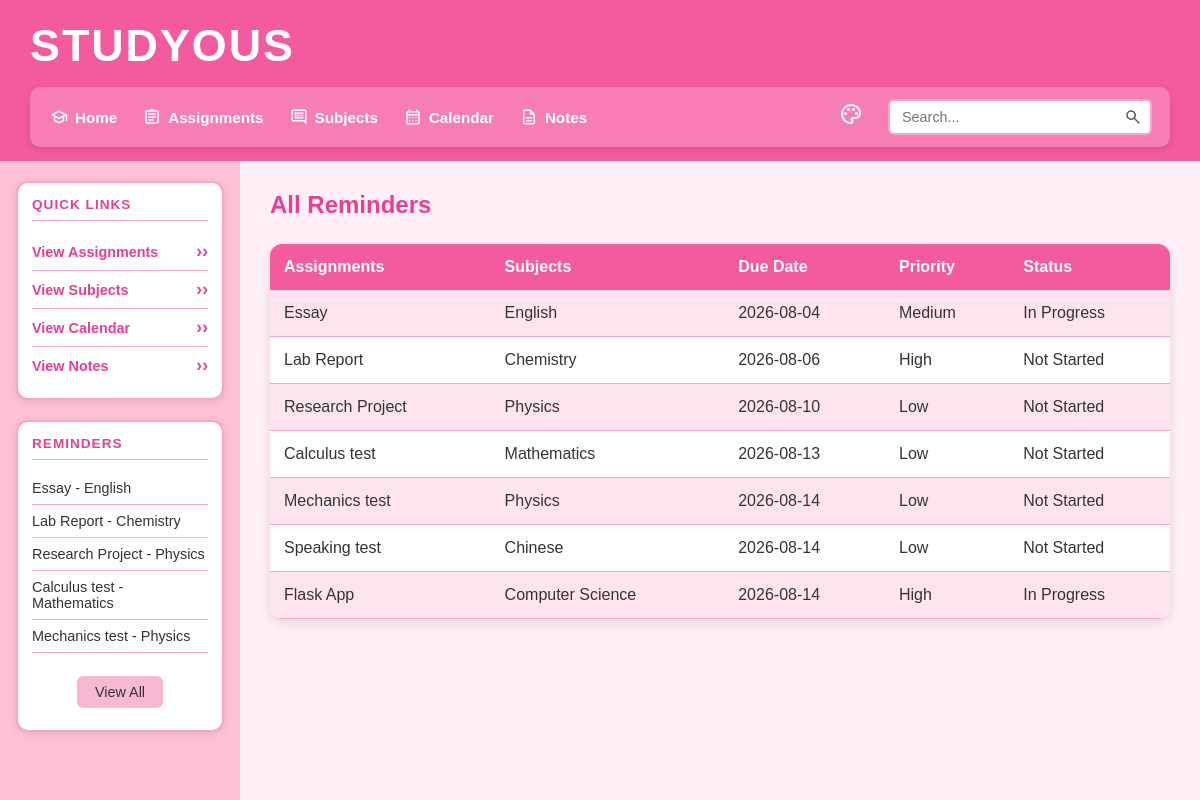
The app's page /reminders with its own data.
### tables this page shows
CREATE TABLE assignments (id INTEGER PRIMARY KEY AUTOINCREMENT, subject_id INTEGER REFERENCES subjects (id) NOT NULL, user_id INTEGER REFERENCES users (id) NOT NULL, assignment_name TEXT NOT NULL, due_date TEXT (19) NOT NULL, priority TEXT NOT NULL CHECK ((priority IN ('Low', 'Medium', 'High'))), status TEXT (25) DEFAULT ('Not Started'), notes TEXT, created_at TEXT (19));

CREATE TABLE subjects (id INTEGER PRIMARY KEY AUTOINCREMENT, subject_name TEXT NOT NULL UNIQUE, teacher_name TEXT NOT NULL, room TEXT, credits INTEGER CHECK ((credits > 0)));

### main.py (the view)
@app.route("/reminders")
def reminders():
    assignment_id = request.args.get("id", type=int)
    sort = request.args.get("sort", "due_date")
    order = request.args.get("order", "asc")
    allowed_sorts = [
        "assignment_name",
        "subject_name",
        "due_date",
        "priority",
        "status",
    ]
    if sort not in allowed_sorts:
        sort = "due_date"
    new_order = "desc" if order == "asc" else "asc"
    if assignment_id:
        row = get_reminder_by_id(assignment_id)
        reminder_list = [row] if row else []
        page_title = "Reminder"
    else:
        reminder_list = get_assignments(sort, order, incomplete_only=True)
        page_title = "All Reminders"
    return render_template(
        "reminders.html",
        all_reminders=reminder_list,
        order=new_order,
        page_title=page_title,
    )

### main.py (called while the page is built)
def create_connection(db_file):
    try:
        connection = sqlite3.connect(db_file)
        return connection
    except Error as e:
        print(e)
    return None

def get_reminders():
    query = """
        SELECT assignments.id,
               assignments.assignment_name,
               subjects.subject_name,
               assignments.due_date,
               assignments.priority,
               assignments.status
        FROM assignments
        JOIN subjects
        ON assignments.subject_id = subjects.id
        WHERE assignments.status != 'Completed'
        ORDER BY assignments.due_date ASC
        LIMIT 5
    """
    con = create_connection(DATABASE)
    cur = con.cursor()
    cur.execute(query)
    rows = cur.fetchall()
    con.close()
    return rows

@app.context_processor
def inject_reminders():
    return {"reminders": get_reminders()}

### templates/reminders.html
{% extends "base.html" %}
{% block main %}
<h1 class="page-title">{{ page_title }}</h1>
{% set reminder_id = request.args.get('id') %}
<table>
    <tbody>
        <tr>
            <th scope="col">
                <a href="/reminders?id={{ reminder_id }}&sort=assignment_name&order={{ order }}">
                    Assignments
                </a>
            </th>
            <th scope="col">
                <a href="/reminders?id={{ reminder_id }}&sort=subject_name&order={{ order }}">
                    Subjects
                </a>
            </th>
            <th scope="col">
                <a href="/reminders?id={{ reminder_id }}&sort=due_date&order={{ order }}">
                    Due Date
                </a>
            </th>
            <th scope="col">
                <a href="/reminders?id={{ reminder_id }}&sort=priority&order={{ order }}">
                    Priority
                </a>
            </th>
            <th scope="col">
                <a href="/reminders?id={{ reminder_id }}&sort=status&order={{ order }}">
                    Status
                </a>
            </th>
        </tr>
        {% for row in all_reminders %}
        <tr>
            <td>{{ row[0] }}</td>
            <td>{{ row[1] }}</td>
            <td>{{ row[2] }}</td>
            <td>{{ row[3] }}</td>
            <td>{{ row[4] }}</td>
        </tr>
        {% else %}
        <tr>
            <td colspan="5">No upcoming reminders.</td>
        </tr>
        {% endfor %}
    </tbody>
</table>
{% endblock %}

### templates/base.html (shortened to what this page needs)
<!DOCTYPE html>
<html lang="en">
<head>
    <link type="text/css" rel="stylesheet" href="/static/css/style.css">
</head>
<body class="theme-{{ request.cookies.get('theme', 'pink') }}">
    <header class="top-header">
        <h1 class="site-title">Studyous</h1>
        <div class="header-row">
            <div class="nav-bar">
                <nav class="main-nav">
                    <ul>
                        <li>
                            <a href="/">
                                <img src="/static/images/home.svg" alt="Home" class="nav-icon">
                                Home
                            </a>
                        </li>
                        <li>
                            <a href="/assignments">
                                <img src="/static/images/assignments.svg" alt="Assignments" class="nav-icon">
                                Assignments
                            </a>
                        </li>
                        <li>
                            <a href="/subjects">
                                <img src="/static/images/subjects.svg" alt="Subjects" class="nav-icon">
                                Subjects
                            </a>
                        </li>
                        <li>
                            <a href="/calendar">
                                <img src="/static/images/calendar.svg" alt="Calendar" class="nav-icon">
                                Calendar
                            </a>
                        </li>
                        <li>
                            <a href="/notes">
                                <img src="/static/images/notes.svg" alt="Notes" class="nav-icon">
                                Notes
                            </a>
                        </li>
                    </ul>
                </nav>
                <div class="theme-menu">
                    <span class="theme-icon">
                    </span>
                </div>
                <form class="search-form" method="POST" action="/search">
                    <div class="search-box">
                        <input type="text" name="search" id="search" placeholder="Search...">
                        <button type="submit" class="search-button" aria-label="Search">
                        </button>
                    </div>
                </form>
            </div>
        </div>
    </header>
    <div class="body-container">
        <aside class="sidebar">
            <section class="sidebar-box">
                <h2>Quick Links</h2>
                <ul class="quick-links">
                    <li>
                        <a href="/assignments">View Assignments</a>
                    </li>
                    <li>
                        <a href="/subjects">View Subjects</a>
                    </li>
                    <li>
                        <a href="/calendar">View Calendar</a>
                    </li>
                    <li>
                        <a href="/notes">View Notes</a>
                    </li>
                </ul>
            </section>
            <section class="sidebar-box">
                <h2>Reminders</h2>
                <ul class="reminders">
                    {% for reminder in reminders %}
                    <li>
                        <a href="/reminders?id={{ reminder[0] }}">
                            {{ reminder[1] }} - {{ reminder[2] }}
                        </a>
                    </li>
                    {% endfor %}
                    <li>
                        <a href="/reminders" class="view-all-button">
                            View All
                        </a>
                    </li>
                </ul>
            </section>
        </aside>
        <main>
            {% block main %}{% endblock %}
        </main>
    </div>
</body>
</html>

### records on screen
assignments: assignment_name "Essay", subject_name "English", due_date "2026-08-04", priority "Medium", status "In Progress"
assignments: assignment_name "Lab Report", subject_name "Chemistry", due_date "2026-08-06", priority "High", status "Not Started"
assignments: assignment_name "Research Project", subject_name "Physics", due_date "2026-08-10", priority "Low", status "Not Started"
assignments: assignment_name "Calculus test", subject_name "Mathematics", due_date "2026-08-13", priority "Low", status "Not Started"
assignments: assignment_name "Mechanics test", subject_name "Physics", due_date "2026-08-14", priority "Low", status "Not Started"
assignments: assignment_name "Speaking test", subject_name "Chinese", due_date "2026-08-14", priority "Low", status "Not Started"
assignments: assignment_name "Flask App", subject_name "Computer Science", due_date "2026-08-14", priority "High", status "In Progress"

### other values on screen
{{ page_title }} "All Reminders"
